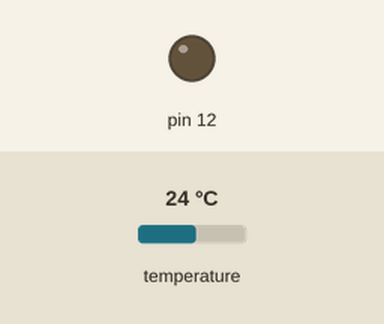
A program run on a simulated Raspberry Pi (header pin numbers). On the bench: output pins drawn as LEDs (lit = HIGH). The test bench sets the inputs (shaded band); at power-on: temperature 24 °C. Files the program writes start out absent; the clock reads 2024-03-15 10:24:30 at power-on unless the program sets it; what the program prints to the terminal is not drawn.

Above: at 0.3 s.
At 30.2 s:
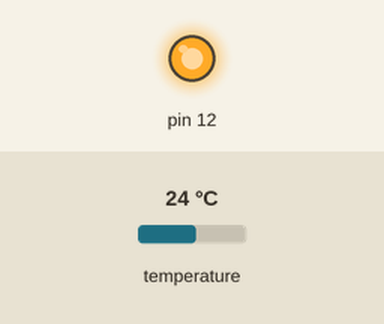
Timing chart, 0 to 77.7 s (numbered marks = the images above):
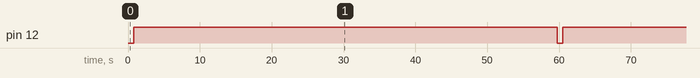

Measured:
- by itself, pin 12: alternates HIGH for 59.0 s and LOW for 0.75 s

The program:

templog_singlesensor.py
```python
#!/usr/bin/python

import time
import os
import glob
import RPi.GPIO as GPIO

######################
# Define Functions
######################

def led_on():
    GPIO.output(12,GPIO.LOW)
    return

def led_off():
    GPIO.output(12,GPIO.HIGH)
    return

def read_temp_raw():                         # Open file and read all lines
    f = open(device_file,'r')
    lines = f.readlines()
    f.close()
    return lines

def read_temp():
    tries = 0
    lines = read_temp_raw()
    while ((lines[0].strip()[-3:] != 'YES') and (tries < 3)):    # If temp not ready wait and then re-read
        led_on()
        time.sleep(0.2)
        led_off()

        lines=read_temp_raw()
        tries = tries +1

    if (tries != 3):
        equals_pos=lines[1].find('t=')           # Once temp available, read from end of 2nd line
        if equals_pos != -1:
            temp_string = lines[1][equals_pos+2:]
            temp_c = float(temp_string)/1000.0   # Convert temp to degrees Celsius
        else:
            temp_c = 0.0
    else:
        temp_c = 99.99
    return temp_c

######################
# Start of Main Code
######################

# Configure GPIO for led drive
GPIO.setmode(GPIO.BOARD)
GPIO.setup(12, GPIO.OUT)

# Detect all temperature probes attached to 1-wire bus

print ("Detecting Temperature Sensors")

os.system('sudo modprobe w1-gpio')
os.system('sudo modprobe w1-therm')

base_dir = '/sys/bus/w1/devices/'
sensor_list = (glob.glob(base_dir + '28*'))
number_of_sensors  = len(sensor_list)

if number_of_sensors==0:
    print ("No sensors found")
else:
    print ("Found %s Sensors" %number_of_sensors)
    device_folder = glob.glob(base_dir + '28*')[0]
    device_file = device_folder + '/w1_slave'

print ("Done")

while (number_of_sensors!=0):

    led_on()

    # Read time
    localtime = time.asctime( time.localtime(time.time()) )
    ticktime  = int(time.time())
    with open('./temperature_log.csv', 'a') as f:
        f.write(localtime +", " +str(ticktime) +", " +str(read_temp()) +" C\n")

    led_off()

    time.sleep(59)
```
